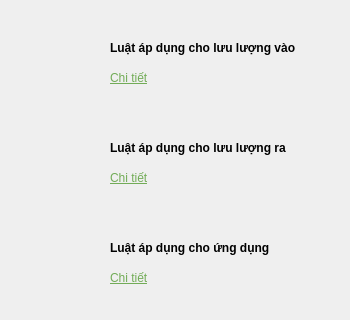
      <widget class="QWidget" name="page_15">
       <property name="styleSheet">
        <string notr="true">#rule_in:hover,#rule_out:hover, #rule_program:hover {
background: rgba(255,255,255,0.1);
border-radius: 5px;
}
</string>
       </property>
       <widget class="QWidget" name="rule_out" native="true">
        <property name="geometry">
         <rect>
          <x>30</x>
          <y>120</y>
          <width>311</width>
          <height>91</height>
         </rect>
        </property>
        <property name="cursor">
         <cursorShape>PointingHandCursor</cursorShape>
        </property>
        <widget class="QLabel" name="label_419">
         <property name="geometry">
          <rect>
           <x>80</x>
           <y>50</y>
           <width>191</width>
           <height>17</height>
          </rect>
         </property>
         <property name="cursor">
          <cursorShape>PointingHandCursor</cursorShape>
         </property>
         <property name="text">
          <string>&lt;html&gt;&lt;head/&gt;&lt;body&gt;&lt;p&gt;&lt;span style=&quot; text-decoration: underline; color:#72ac57;&quot;&gt;Chi tiết&lt;/span&gt;&lt;/p&gt;&lt;/body&gt;&lt;/html&gt;</string>
         </property>
        </widget>
        <widget class="QLabel" name="label_420">
         <property name="geometry">
          <rect>
           <x>80</x>
           <y>20</y>
           <width>201</width>
           <height>17</height>
          </rect>
         </property>
         <property name="text">
          <string>&lt;html&gt;&lt;head/&gt;&lt;body&gt;&lt;p&gt;&lt;span style=&quot; font-weight:600;&quot;&gt;Luật áp dụng cho lưu lượng ra&lt;/span&gt;&lt;/p&gt;&lt;/body&gt;&lt;/html&gt;</string>
         </property>
        </widget>
        <widget class="QLabel" name="label_421">
         <property name="geometry">
          <rect>
           <x>10</x>
           <y>20</y>
           <width>50</width>
           <height>50</height>
          </rect>
         </property>
         <property name="text">
          <string/>
         </property>
         <property name="pixmap">
          <pixmap>icon/firewall2.png</pixmap>
         </property>
         <property name="scaledContents">
          <bool>true</bool>
         </property>
        </widget>
       </widget>
       <widget class="QWidget" name="rule_in" native="true">
        <property name="geometry">
         <rect>
          <x>30</x>
          <y>20</y>
          <width>311</width>
          <height>91</height>
         </rect>
        </property>
        <property name="cursor">
         <cursorShape>PointingHandCursor</cursorShape>
        </property>
        <widget class="QLabel" name="label_381">
         <property name="geometry">
          <rect>
           <x>80</x>
           <y>50</y>
           <width>141</width>
           <height>17</height>
          </rect>
         </property>
         <property name="cursor">
          <cursorShape>PointingHandCursor</cursorShape>
         </property>
         <property name="text">
          <string>&lt;html&gt;&lt;head/&gt;&lt;body&gt;&lt;p&gt;&lt;span style=&quot; text-decoration: underline; color:#72ac57;&quot;&gt;Chi tiết&lt;/span&gt;&lt;/p&gt;&lt;/body&gt;&lt;/html&gt;</string>
         </property>
        </widget>
        <widget class="QLabel" name="label_382">
         <property name="geometry">
          <rect>
           <x>80</x>
           <y>20</y>
           <width>211</width>
           <height>17</height>
          </rect>
         </property>
         <property name="text">
          <string>&lt;html&gt;&lt;head/&gt;&lt;body&gt;&lt;p&gt;&lt;span style=&quot; font-weight:600;&quot;&gt;Luật áp dụng cho lưu lượng vào&lt;/span&gt;&lt;/p&gt;&lt;/body&gt;&lt;/html&gt;</string>
         </property>
        </widget>
        <widget class="QLabel" name="label_383">
         <property name="geometry">
          <rect>
           <x>10</x>
           <y>20</y>
           <width>50</width>
           <height>50</height>
          </rect>
         </property>
         <property name="text">
          <string/>
         </property>
         <property name="pixmap">
          <pixmap>icon/firewall2.png</pixmap>
         </property>
         <property name="scaledContents">
          <bool>true</bool>
         </property>
        </widget>
       </widget>
       <widget class="QWidget" name="rule_program" native="true">
        <property name="geometry">
         <rect>
          <x>30</x>
          <y>220</y>
          <width>311</width>
          <height>91</height>
         </rect>
        </property>
        <property name="cursor">
         <cursorShape>PointingHandCursor</cursorShape>
        </property>
        <widget class="QLabel" name="label_422">
         <property name="geometry">
          <rect>
           <x>80</x>
           <y>50</y>
           <width>151</width>
           <height>17</height>
          </rect>
         </property>
         <property name="cursor">
          <cursorShape>PointingHandCursor</cursorShape>
         </property>
         <property name="text">
          <string>&lt;html&gt;&lt;head/&gt;&lt;body&gt;&lt;p&gt;&lt;span style=&quot; text-decoration: underline; color:#72ac57;&quot;&gt;Chi tiết&lt;/span&gt;&lt;/p&gt;&lt;/body&gt;&lt;/html&gt;</string>
         </property>
        </widget>
        <widget class="QLabel" name="label_423">
         <property name="geometry">
          <rect>
           <x>80</x>
           <y>20</y>
           <width>201</width>
           <height>17</height>
          </rect>
         </property>
         <property name="text">
          <string>&lt;html&gt;&lt;head/&gt;&lt;body&gt;&lt;p&gt;&lt;span style=&quot; font-weight:600;&quot;&gt;Luật áp dụng cho ứng dụng&lt;/span&gt;&lt;/p&gt;&lt;/body&gt;&lt;/html&gt;</string>
         </property>
        </widget>
        <widget class="QLabel" name="label_424">
         <property name="geometry">
          <rect>
           <x>10</x>
           <y>20</y>
           <width>50</width>
           <height>50</height>
          </rect>
         </property>
         <property name="text">
          <string/>
         </property>
         <property name="pixmap">
          <pixmap>icon/aed.png</pixmap>
         </property>
         <property name="scaledContents">
          <bool>true</bool>
         </property>
        </widget>
       </widget>
      </widget>
